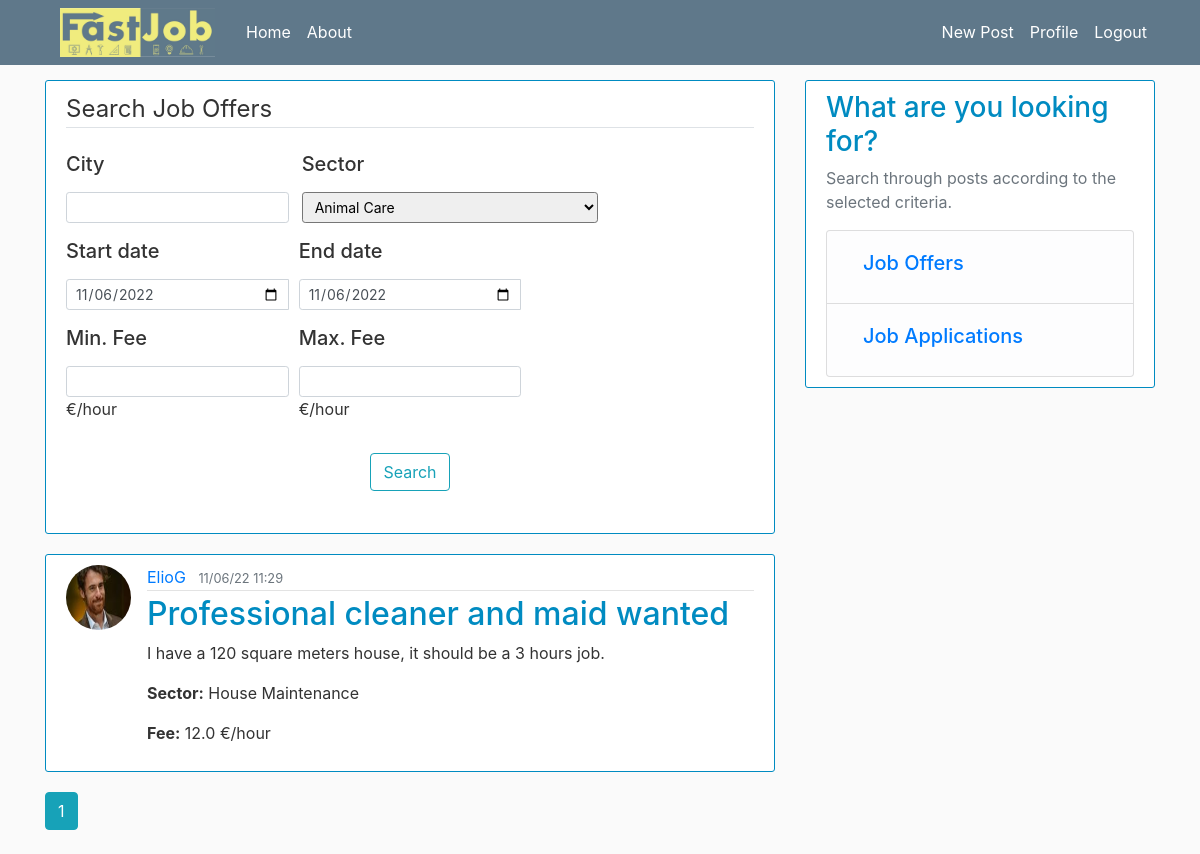
The app's page /offers (signed in) with its own data.
### fastjob/models.py (models this page shows, shortened)
class Post(db.Model):
    id = db.Column(db.Integer, primary_key=True)
    title = db.Column(db.String(100), nullable=False)
    date_posted = db.Column(db.DateTime, nullable=False, default=dt.utcnow)
    date_job = db.Column(db.Date, nullable=False, default=dt.utcnow)
    content = db.Column(db.Text, nullable=False)
    type = db.Column(db.String(20), nullable=False)
    sector = db.Column(db.String(20), nullable=False)
    price = db.Column(db.Float(12), nullable=False)
    city = db.Column(db.String(20), nullable=False)
    address = db.Column(db.String(100), nullable=False, default='')
    available = db.Column(db.Boolean, nullable=True, default=True)
    post_author_id = db.Column(db.Integer, db.ForeignKey("user.id"))
    post_author = db.relationship("User", back_populates="user_posts")
    post_bookings = db.relationship("Booking", back_populates="booking_post")
    post_comments = db.relationship('Comment', back_populates="comment_post")

class User(db.Model, UserMixin):
    id = db.Column(db.Integer, primary_key=True)
    username = db.Column(db.String(20), unique=True, nullable=False)
    name = db.Column(db.String(20), nullable=False)
    registration_date = db.Column(db.DateTime, nullable=False, default=dt.utcnow)
    email = db.Column(db.String(120), unique=True, nullable=False)
    password = db.Column(db.String(60), nullable=False)
    about_me = db.Column(db.Text, nullable=True)
    phone_num = db.Column(db.String(20), nullable=True)
    paypal_link = db.Column(db.String(40), nullable=True)
    image_file = db.Column(db.String(120), nullable=False, default='default.jpg')
    cv_file = db.Column(db.String(120), nullable=True)
    moderator = db.Column(db.Boolean, nullable=False, default=False)
    user_posts = db.relationship("Post", back_populates="post_author")
    user_bookings = db.relationship("Booking", back_populates="booking_author")
    user_comments = db.relationship('Comment', back_populates="comment_author")
    feedbacks_posted = db.relationship('Feedback', back_populates="feedback_author")
    feedbacks_received = db.relationship('Feedback', back_populates="feedback_receiver")
    """
    # DEPRECATED since v2.00 of 'itsdangerous' package
    def get_reset_token(self, expires_sec=1800):
    s = Serializer(current_app.config['SECRET_KEY'], expires_sec)
    return s.dumps({'user_id': self.id}).decode('utf-8')

    @staticmethod
    def verify_reset_token(token):
        s = Serializer(current_app.config['SECRET_KEY'])
        try:
            user_id = s.loads(token)['user_id']
        except:
            return None
        return User.query.get(user_id)
        """
    def get_reset_token(self, expiration=1800):
        reset_token = jwt.encode(
            {
                "confirm": self.id,
                "exp": datetime.datetime.now(tz=datetime.timezone.utc)
                       + datetime.timedelta(seconds=expiration)
            },
            current_app.config['SECRET_KEY'],
            algorithm="HS256"
        )
        return reset_token
    @staticmethod
    def verify_reset_token(self, token):
        try:
            data = jwt.decode(
                token,
                current_app.config['SECRET_KEY'],
                leeway=datetime.timedelta(seconds=10),
                algorithms=["HS256"]
            )
        except:
            return False
        if data.get('confirm') != self.id:
            return False
        self.confirmed = True
        db.session.add(self)
        return True

### fastjob/posts/routes.py (the view, shortened to what this page needs)
@posts.route("/offers", methods=['GET', 'POST'])
@login_required
def offers():
    form = SearchForm()
    page = request.args.get('page', 1, type=int)
    posts = Post.query.filter_by(type='offer', available=True).paginate(page=page, per_page=5)
    form.start_datejob.data = datetime.utcnow()
    form.end_datejob.data = datetime.utcnow()
    return render_template('posts_offers.html', title='Job Offers', posts=posts, form=form)

### fastjob/models.py (called while the page is built)
@login_Manager.user_loader
def load_user(user_id):
    return User.query.get(int(user_id))

### fastjob/templates/posts_offers.html (shortened to what this page needs)
{% extends 'layout.html' %}
{% block content %}
    <div class="content-section">
        <form method="POST" action="">
                    <fieldset class="form-group">
                        <legend class="border-bottom mb-4">Search Job Offers</legend>
                        <div class="form-row">
                            <div class="form-group col-md-4">
                                <p class="h5">{{ form.city.label(class="form-control-label") }}</p>
                                {% if form.city.errors %}
                                    {{ form.city(class="form-control form-control-sm is-invalid") }}
                                    <div class="invalid-feedback">
                                        {% for error in form.city.errors %}
                                            <span>{{ error }}</span>
                                        {% endfor %}
                                    </div>
                                {% else %}
                                    {{ form.city(class="form-control form-control-sm") }}
                                {% endif %}
                            </div>
                            <div class="form-group col-md-4 pl-2">
                                <p class="h5">{{ form.sector.label(class="form-control-label") }}</p>
                                {% if form.sector.errors %}
                                {{ form.sector(class="form-check-sm is-invalid") }}
                                <div class="invalid-feedback">
                                    {% for error in form.sector.errors %}
                                        <span>{{ error }}</span>
                                    {% endfor %}
                                </div>
                                {% else %}
                                    {{ form.sector(class="form-control-sm") }}
                                {% endif %}
                            </div>
                        </div>
                        <div class="form-row">
                            <div class="form-group col-md-4">
                                <p class="h5">{{ form.start_datejob.label(class="form-control-label") }}</p>
                                {% if form.start_datejob.errors %}
                                    {{ form.start_datejob(class="form-control form-control-sm is-invalid") }}
                                    <div class="invalid-feedback">
                                        {% for error in form.start_datejob.errors %}
                                            <span>{{ error }}</span>
                                        {% endfor %}
                                    </div>
                                {% else %}
                                     <div class="input-group date" data-provide="datepicker">
                                        {{ form.start_datejob(class="form-control form-control-sm") }}
                                     </div>
                                {% endif %}
                            </div>
                            <div class="form-group col-md-4">
                                <p class="h5">{{ form.end_datejob.label(class="form-control-label") }}</p>
                                {% if form.end_datejob.errors %}
                                    {{ form.end_datejob(class="form-control form-control-sm is-invalid") }}
                                    <div class="invalid-feedback">
                                        {% for error in form.end_datejob.errors %}
                                            <span>{{ error }}</span>
                                        {% endfor %}
                                    </div>
                                {% else %}
                                     <div class="input-group date" data-provide="datepicker">
                                        {{ form.end_datejob(class="form-control form-control-sm") }}
                                     </div>
                                {% endif %}
                            </div>
                        </div>
                        <div class="form-row">
                            <div class="form-group col-md-4">
                                <p class="h5">{{ form.min_price.label(class="form-control-label") }}</p>
                                {% if form.min_price.errors %}
                                    {{ form.min_price(class="form-control form-control-sm is-invalid") }}
                                    <div class="invalid-feedback">
                                        {% for error in form.min_price.errors %}
                                            <span>{{ error }}</span>
                                        {% endfor %}
                                    </div>
                                {% else %}
                                    <p>{{ form.min_price(class="form-control form-control-sm") }} €/hour</p>
                                {% endif %}
                            </div>
                            <div class="form-group col-md-4">
                                <p class="h5">{{ form.max_price.label(class="form-control-label") }}</p>
                                {% if form.max_price.errors %}
                                    {{ form.max_price(class="form-control form-control-sm is-invalid") }}
                                    <div class="invalid-feedback">
                                        {% for error in form.max_price.errors %}
                                            <span>{{ error }}</span>
                                        {% endfor %}
                                    </div>
                                {% else %}
                                    <p>{{ form.max_price(class="form-control form-control-sm") }}€/hour</p>
                                {% endif %}
                            </div>
                        </div>
                        <div class="form-group">
                            <blockquote class="blockquote text-center">
                                <p>{{ form.submit(class="btn btn-outline-info") }}</p>
                            </blockquote>
                        </div>
                    </fieldset>
            </form>
    </div>
    {% if posts.total == 0 %}
        <blockquote class="blockquote text-center">
            <p> No posts have been found.</p>
        </blockquote>
    {% elif posts.total != 0 %}
         {% for post in posts.items %}
            <article class="media content-section">
                <img class="rounded-circle article-img" src="{{ url_for('static', filename='profile_pics/' + post.post_author.image_file) }}">
                <div class="media-body">
                    <div class="article-metadata">
                        <a class="mr-2" href="{{ url_for('users.user_posts', user_id=post.post_author.id) }}">{{ post.post_author.username }}</a>
                        <small class="text-muted">{{ post.date_posted.strftime("%x  %H:%M") }}</small>
                    </div>
                    <h2><a class="article-title" href="{{ url_for('posts.post', post_id=post.id) }}">{{ post.title }}</a></h2>
                    <p class="article-content">{{ post.content }}</p>
                    <p class="article-content"><span class="font-weight-bold">Sector:</span> {{ post.sector }}</p>
                    <p class="article-content"><span class="font-weight-bold">Fee:</span> {{ post.price }} €/hour</p>
                </div>
            </article>
        {% endfor %}
        {% for page_num in posts.iter_pages(left_edge=1, right_edge=1, left_current=1, right_current=2) %}
            {% if page_num %}
                {% if posts.page == page_num %}
                    <a class="btn btn-info mb-4" href="{{ url_for('posts.offers', page=page_num) }}">{{ page_num }}</a>
                {% else %}
                     <a class="btn btn-outline-info mb-4" href="{{ url_for('posts.offers', page=page_num) }}">{{ page_num }}</a>
                {% endif %}
            {% else %}
                ...
            {% endif %}
        {% endfor %}
    {% endif %}
{% endblock content %}

### fastjob/static/css/main.css (style rules this page uses)
body { background: #fafafa; color: #333333; margin-top: 5rem; }
h1, h2, h3, h4, h5, h6 { color: #008BC1; }
.content-section { background: #ffffff; padding: 10px 20px; border: 1px solid #008BC1; border-radius: 3px; margin-bottom: 20px; }
.article-title { color: #008BC1; }
.article-content { white-space: pre-line; }
.article-img { height: 65px; width: 65px; margin-right: 16px; }
.article-metadata { padding-bottom: 1px; margin-bottom: 4px; border-bottom: 1px solid #e3e3e3 }

### records on screen
Post: image_file (picture), post_author.username "ElioG", date_posted "11/06/22 11:29", title "Professional cleaner and maid wanted", content "I have a 120 square meters house, it should be a 3 hours job.", sector "House Maintenance", price "12.0"

### other values on screen
{{ page_num }} "1"
